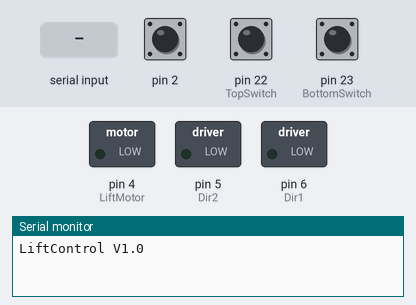
Simulated run of this sketch. Board: Arduino Mega 2560, built with avr-gcc and run on an emulated ATmega2560. Parts: switched loads named in the sketch (green lamp = pin HIGH), the last lines printed to the serial monitor. Inputs (shaded band) come from the test bench; at power-on: pin 23 (BottomSwitch) HIGH, pin 22 (TopSwitch) HIGH, pin 2 HIGH.

Above: at 1.2 s.
1.3 s: "cal\n" received over Serial
At 2.5 s:
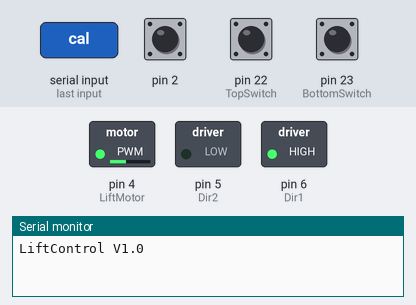
2.8 s: pin 23 (BottomSwitch) pulled LOW for 0.15 s
At 3.8 s:
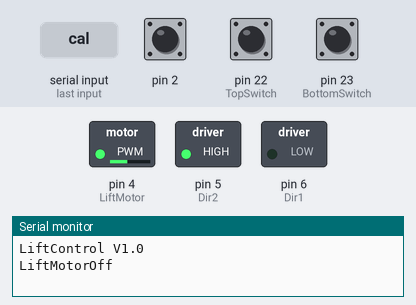
4.4 s: pin 22 (TopSwitch) pulled LOW for 0.15 s
At 5.7 s:
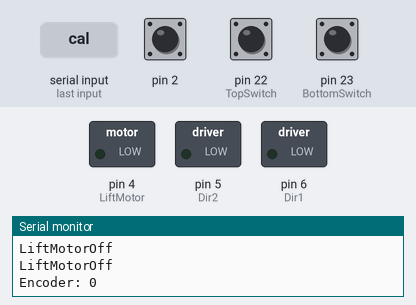
Timing chart, 0 to 7.4 s (numbered marks = the images above; inputs shaded):
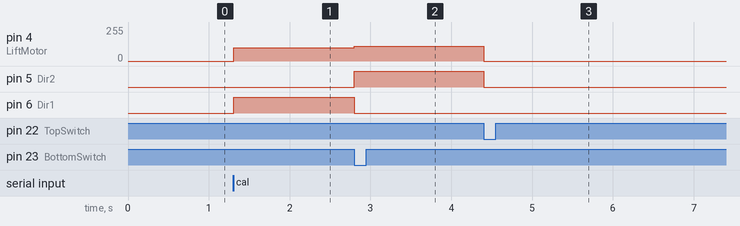

Measured:
- after the input at 1.3 s, pin 4 (LiftMotor): 0/255 → 100/255 at once; pin 6 (Dir1): LOW → HIGH at once
- after the input at 2.8 s, pin 4 (LiftMotor): 100/255 → 110/255 at once; pin 5 (Dir2): LOW → HIGH at once; pin 6 (Dir1): HIGH → LOW at once
- after the input at 4.4 s, pin 4 (LiftMotor): 110/255 → 0/255 at once; pin 5 (Dir2): HIGH → LOW at once

The sketch:

LiftController.ino
```cpp
// I/O pin assignments
int TopSwitch = 22;
int BottomSwitch = 23;
int Dir1 = 6;
int Dir2 = 5;
int LiftMotor = 4;


int Off = 0;                // constant value for Off
int Up = 1;                 // constant value for Up
int Down = 2;               // constant value for Down
int Direction = Off;        // uses the variables above
boolean Moving = false;     // true if the motor is meant to be turning
int Speed = 0;              // speed to move motor
int MinSpeed = 90;          // minimum speed. Motor may not start below that value
int MaxSpeed = 255;          // maximum speed.


// Previously recorded limit switch positions
// 1 = open (not pressed)
// 0 = pressed
int TopLimit;
int BottomLimit;
int OldTopLimit = 1;
int OldBottomLimit = 1;
boolean ShowSwitches = false;

int volatile Counter = 0;             //lift encoder count
boolean Calibrated = false;           // true if the lift has been calibrated
unsigned long EncoderTimeout = 200;   // 200ms of no encoder data when Moving = true causes a failure
int MaxCount = 0;                     // top of the lift as calculated during calibration
int SlowCount;                        // value to start slowing the lift
int LiftTarget = 0;                   // the target position for the lift
int SlowValue = 90;                    // the speed to slow to for the last bit of the lift operation

//--------------------- SERIAL COMMAND SYSTEM -------------------------------
String cmd = "";                      // the Command
long arg[4] = {0,0,0,0};              // you can pass up to 4 arguments in a command
int ArgIndex;                         // index into arguments
String inputString = "";              // a string to hold incoming data
boolean stringComplete = false;       // whether the string is complete

void setup() {
  Serial.begin(9600);
  pinMode(TopSwitch, INPUT_PULLUP);
  pinMode(BottomSwitch, INPUT_PULLUP);
  pinMode(Dir1, OUTPUT);
  pinMode(Dir2, OUTPUT);
  analogWrite(LiftMotor,0);
  pinMode(2,INPUT_PULLUP);
  attachInterrupt(digitalPinToInterrupt(2), UpdateEncoder, CHANGE);
  Serial.println("LiftControl V1.0");

}

void loop() {
  ReadLimits();
  delay(5);
  if ((Moving == true) && (millis() > EncoderTimeout)) EncoderFail();
  if (Moving == true) HandleLift();
}

void UpdateEncoder(){
  if (Direction == Up) Counter++;
  if (Direction == Down) Counter--;
  ResetEncoderTimeout();

}
```

Commands.ino
```cpp
void HandleCommand(){
  ParseInput();
  inputString = "";
  stringComplete = false;
  if (cmd == "s")                 LiftMotorOff();
  if (cmd == "lu")                LiftUp(arg[0]);
  if (cmd == "ld")                LiftDown(arg[0]);
  if (cmd == "e")                 ReportEncoder();                           // Show current encoder values
  if (cmd == "limit")             ReportLimits();
  if (cmd == "showswitches")      ShowSwitches = !ShowSwitches;
  if (cmd == "cal")               HandleCalibration();
  if (cmd == "lift")              Lift(arg[0],arg[1]);
}

/* cmd will hold the actual command string")
   arg[0-3] hold the data values being sent */
void ParseInput(){
  int space, slash;
  for(int x = 0; x < 4; x++) arg[x] = 0;
  ArgIndex = 0;
  space=inputString.indexOf(' ');
  slash = inputString.indexOf('\n');
  inputString = inputString.substring(0,slash);
  cmd = inputString.substring(0,space);
  inputString = inputString.substring(space+1,slash);
  while (inputString.indexOf(' ') > 0){
    space = inputString.indexOf(' ');
    arg[ArgIndex] = inputString.substring(0,space).toInt();
    inputString = inputString.substring(space+1,inputString.length());
   ArgIndex++;
  }
  arg[ArgIndex] = inputString.toInt();
 }

void serialEvent() {
  while (Serial.available()) {
    char inChar = (char)Serial.read();
    // add it to the inputString:
    inputString += inChar;
    if (inChar == '\n') {
      stringComplete = true;
      HandleCommand();
    }
  }
}
```

LiftMotor.ino
```cpp
void LiftMotorOff(){
  analogWrite(LiftMotor,0);
  digitalWrite(Dir1,LOW);
  digitalWrite(Dir2,LOW);
  Serial.println("LiftMotorOff");
  Moving = false;
}

void LiftUp(int s){
  if (Calibrated == false) return;                // don't start motor if not calibrated
  if (Counter > MaxCount-1) return;               // Can't go up if we are nearly at the top
  if (( s < MinSpeed) || (s > MaxSpeed)) return;  // can't set a speed below min or above max
  Speed = s;                                      // save speed
  Direction = Up;                                 // set direction value
  digitalWrite(Dir1,LOW);                         // set Dir pins correctly for this direction
  digitalWrite(Dir2,HIGH);                        // ...
  analogWrite(LiftMotor,Speed);                   // start the motor
  Moving = true;                                  // flag moving
  ResetEncoderTimeout();                          // reset encoder failure test
}

void LiftDown(int s){
  if (Calibrated == false) return;
  if (Counter < 1 ) return;
  if (( s < MinSpeed) || (s > MaxSpeed)) return;  // can't set a speed below min or above max  Speed = s;
  Speed = s;
  Direction = Down;
  digitalWrite(Dir1,HIGH);
  digitalWrite(Dir2,LOW);
  analogWrite(LiftMotor,Speed);
  Moving = true;
  ResetEncoderTimeout();
}

void Lift(int pos,  int spd){
  if ((pos > MaxCount) || (pos < 0)) return;    // cant lift to impossible position
  LiftTarget = pos;                             // Save target position
  if (LiftTarget > Counter){                    // decide which way to move motor
    SlowCount = LiftTarget - 100;
    LiftUp(spd);
  }
  if (LiftTarget < Counter){
    SlowCount = LiftTarget + 100;
    LiftDown(spd);
  }
}

// called from the loop if Moving is true
void HandleLift(){
  if (Direction == Up){
    if (Counter >=LiftTarget) LiftMotorOff();
    if (Counter >=SlowCount) analogWrite(LiftMotor,SlowValue);
  }
 if (Direction == Down){
    if (Counter <= LiftTarget) LiftMotorOff();
    if (Counter <= SlowCount) analogWrite(LiftMotor,SlowValue);
 }
}
```

Reports.ino
```cpp
void ReportEncoder(){
  Serial.println("Encoder: "+String(Counter));
}

void ReportLimits(){
  Serial.println("Top: " + String(TopLimit) + "  Bottom: " + String(BottomLimit));
}
```

Sensors.ino
```cpp
void ReadLimits(){
  TopLimit= digitalRead(TopSwitch);           // read the top and bottom limit switches
  BottomLimit = digitalRead(BottomSwitch);

  // this next line is diagnostic only.
  if (ShowSwitches == true) Serial.println("Top: " + String(TopLimit) + "  Bottom: " + String(BottomLimit));

  // these lines stop the motor if a limitswitch is activated
  if ((BottomLimit == 0) && (Moving == true)&& (Direction == Down)) LiftMotorOff();
  if ((TopLimit == 0) && (Moving == true) && (Direction == Up)) LiftMotorOff();
}

  // called if the encoder has not changed state for 1.5 seconds.
void EncoderFail(){
  LiftMotorOff();
  Serial.println("Encoder Fail");
}

void ResetEncoderTimeout(){
  EncoderTimeout = millis()+1500;
}

void HandleCalibration(){
  Direction = Down;
  digitalWrite(Dir1,HIGH);
  digitalWrite(Dir2,LOW);
  analogWrite(LiftMotor,100);
  Moving = true;
  do                          // do loop waits for bottom switch to activate
    ReadLimits();
  while (BottomLimit == 1);
  Counter = 0;                // reset encoder value
  // Now lift to top andcount pulses
  Direction = Up;
  digitalWrite(Dir2,HIGH);
  digitalWrite(Dir1,LOW);
  analogWrite(LiftMotor,110);
  Moving = true;
  do                          // do loop waits for bottom switch to activate
    ReadLimits();
  while (TopLimit == 1);
  ReportEncoder();
  MaxCount = Counter;
  Calibrated = true;
}
```
